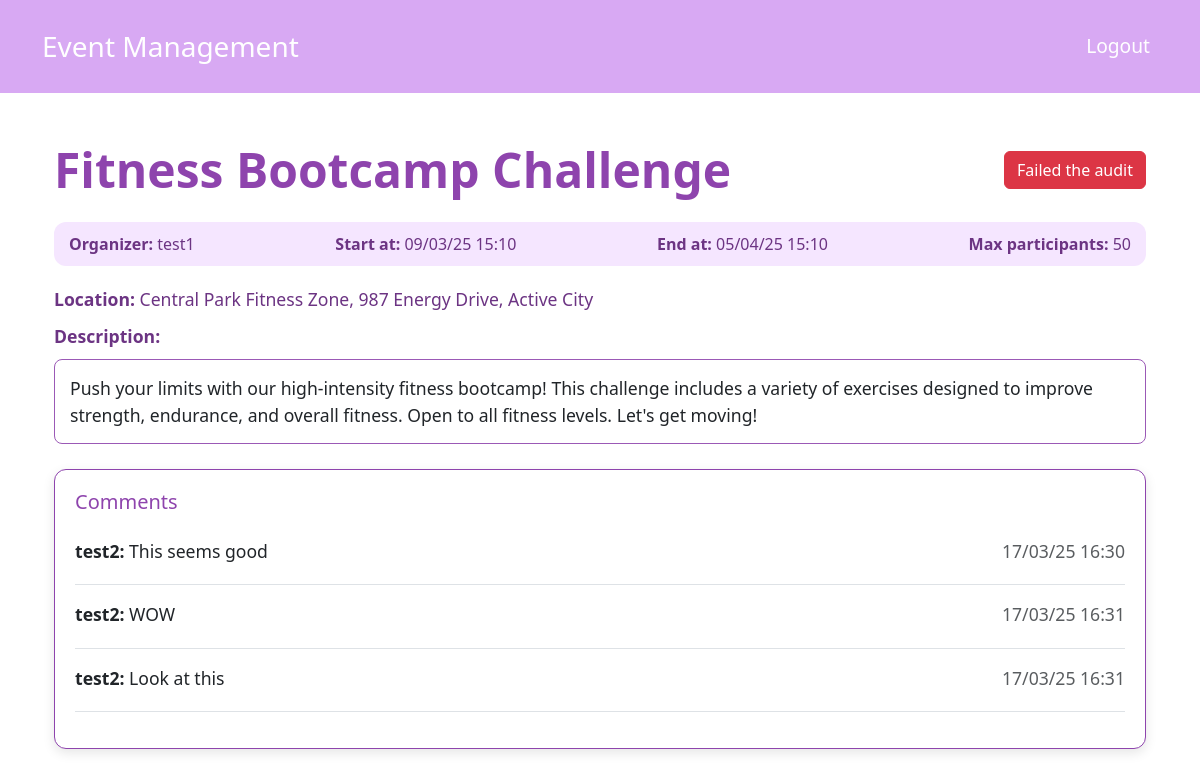
The app's page /admin_home/event/10/ (signed in) with its own data.
### events/models.py (models this page shows, shortened)
class Event(models.Model):
    title = models.CharField(max_length=255)  # Activity Title
    description = models.TextField()  # Description of activities
    organizer = models.ForeignKey(User, on_delete=models.CASCADE, related_name='organized_events')  # organisers
    start_time = models.DateTimeField()  # Event start time
    end_time = models.DateTimeField()  # Activity end time
    location = models.CharField(max_length=255)  # Event Location
    max_participants = models.PositiveIntegerField(null=True, blank=True)  # Maximum number of participants (optional)
    created_at = models.DateTimeField(auto_now_add=True)  # Creation time
    is_approved = models.BooleanField(default=True)  # Whether it has been reviewed or not, default has been reviewed

class User(AbstractUser):
    ROLE_CHOICES = (
        ('user', 'User'),
        ('admin', 'Admin'),
    )
    role = models.CharField(max_length=10, choices=ROLE_CHOICES, default='user')
    groups = models.ManyToManyField(Group, related_name="custom_user_set", blank=True)
    user_permissions = models.ManyToManyField(Permission, related_name="custom_user_permissions", blank=True)

class Comment(models.Model):
    user = models.ForeignKey(User, on_delete=models.CASCADE, related_name='comments')  # user of computer software
    event = models.ForeignKey(Event, on_delete=models.CASCADE, related_name='comments')  # Activities commented on
    content = models.TextField()  # Comments
    created_at = models.DateTimeField(auto_now_add=True)  # Comment Time

### events/views.py (the view)
# urls.py: path('admin_home/event/<int:event_id>/', views.admin_event_details_view, name='admin_event_details'),
def admin_event_details_view(request, event_id):
    if not (request.user.is_superuser or request.user.is_staff or request.user.role == 'admin'):
        return redirect('user_home')  # If you don't have permission, redirect to normal user homepage
    event = get_object_or_404(
        Event.objects.select_related('organizer').prefetch_related('comments'),
        id=event_id
    )
    return render(request, 'events/admin_event_details.html', {'event': event})

### templates/events/admin_event_details.html (shortened to what this page needs)
{% extends "events/home.html" %}
{% load static %}
{% block content %}
    <div class="container my-5">
        <h2 class="mb-4">
            {{ event.title }}
            <button id="reject-button" class="btn btn-danger">
                Failed the audit
            </button>
        </h2>
        <div class="event-info">
            <p><strong>Organizer:</strong> {{ event.organizer.username }}</p>
            <p><strong>Start at:</strong> {{ event.start_time|date:"d/m/y H:i" }}</p>
            <p><strong>End at:</strong> {{ event.end_time|date:"d/m/y H:i" }}</p>
            {% if event.max_participants %}
                <p><strong>Max participants:</strong> {{ event.max_participants }}</p>
            {% endif %}
        </div>
        <div class="location-description">
            <p><strong>Location:</strong> {{ event.location }}</p>
            <p><strong>Description:</strong></p>
            <div class="description-box">
                {{ event.description }}
            </div>
        </div>
        <div class="card card-comment">
            <div class="card-body">
                <h5 class="card-title mb-4">Comments</h5>
                <div id="comment-list" style="max-height: 300px; overflow-y: auto;">
                    {% for comment in event.comments.all|dictsort:"created_at" %}
                        <div class="mb-3 border-bottom pb-3">
                            <div class="d-flex justify-content-between">
                                <div>
                                    <p class="mb-1"><strong>{{ comment.user.username }}:</strong> {{ comment.content }}</p>
                                </div>
                                <div>
                                    <p class="mb-0 text-muted">{{ comment.created_at|date:"d/m/y H:i" }}</p>
                                </div>
                            </div>
                        </div>
                    {% endfor %}
                </div>
            </div>
        </div>
    </div>
{% endblock %}

### static/css/style.css (style rules this page uses)
:root { --purple-light: #9b59b6; --purple-medium: #8e44ad; --purple-dark: #6c3483; --purple-darker: #5b2c6f; --purple-very-light: #f5e6ff; --purple-navbar: #d8a9f3; }
body { font-size: 1.1rem; }
.event-info { background-color: var(--purple-very-light); border-radius: 12px; padding: 10px 15px; margin-bottom: 20px; display: flex; justify-content: space-between; align-items: center; flex-wrap: wrap; gap: 0.5rem; }
.event-info p { margin: 0; color: var(--purple-dark); font-size: 1rem; }
.location-description { margin-bottom: 20px; }
.location-description p { margin: 0 0 10px 0; color: var(--purple-dark); }
.location-description .description-box { border: 1px solid var(--purple-light); border-radius: 8px; padding: 15px; background-color: white; }
.card-comment { border-radius: 12px; box-shadow: 0 4px 12px rgba(0, 0, 0, 0.1); margin-top: 25px; transition: box-shadow 0.3s ease; background-color: white; border: 1px solid var(--purple-medium); }
.card-comment .card-body { padding: 20px; }
.card-comment .card-title { color: var(--purple-medium); }
h2 { font-size: 3rem; font-weight: bold; color: var(--purple-medium); display: flex; align-items: center; justify-content: space-between; }

### records on screen
Event: title "Fitness Bootcamp Challenge", organizer.username "test1", start_time "09/03/25 15:10", end_time "05/04/25 15:10", max_participants "50", location "Central Park Fitness Zone, 987 Energy Drive, Active City", description "Push your limits with our high-intensity fitness bootcamp! This challenge includes a variety of exercises designed to improve strength, endurance, and overall fitness. Open to all fitness levels. Let's get moving!"
Comment: user.username "test2", content "This seems good", created_at "17/03/25 16:30"
Comment: user.username "test2", content "WOW", created_at "17/03/25 16:31"
Comment: user.username "test2", content "Look at this", created_at "17/03/25 16:31"
